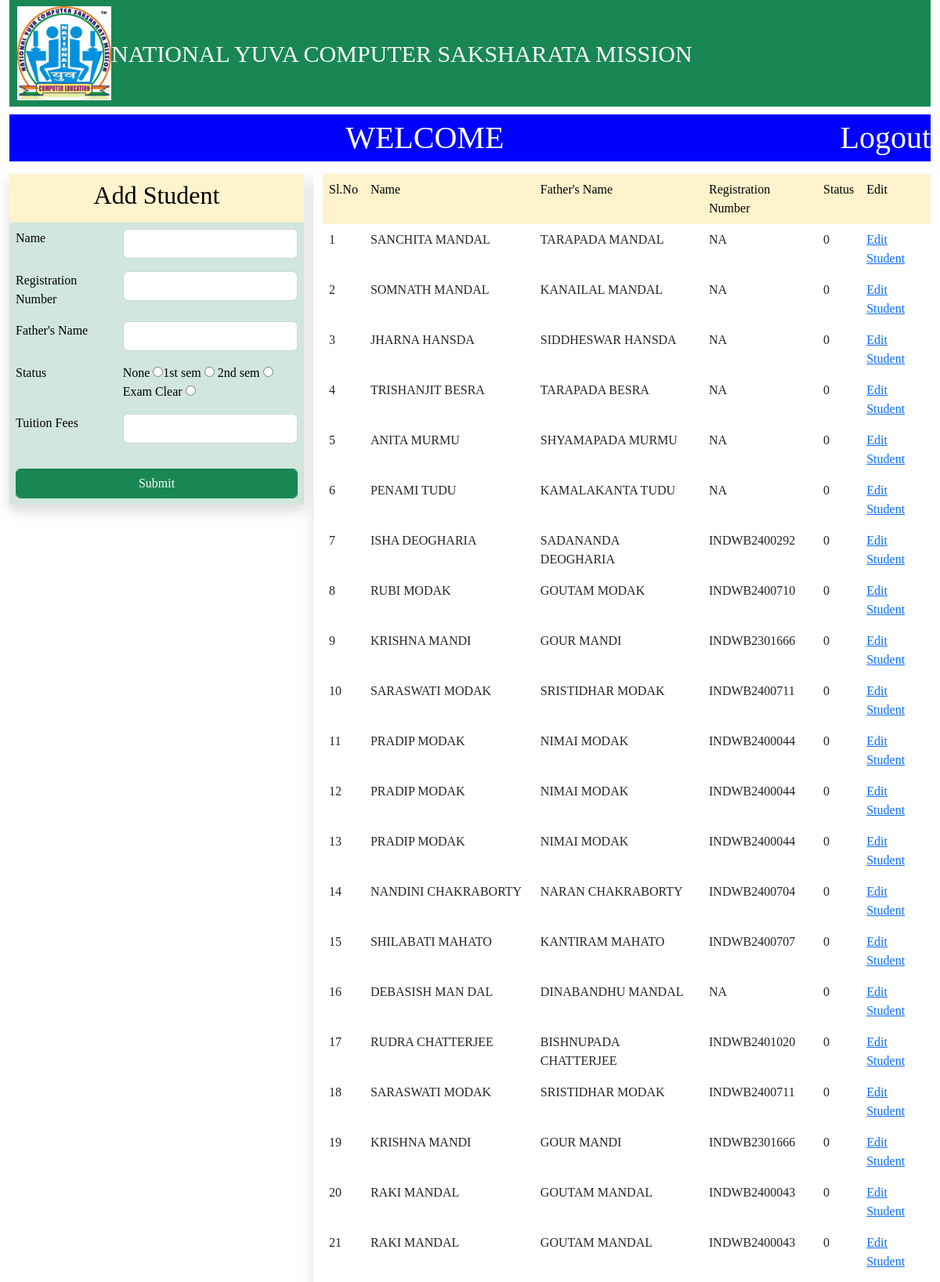
The app's page /admin/add_stu.php (upper part) with its own data.
### tables this page shows
CREATE TABLE `user` (
  `id` bigint(20) NOT NULL,
  `username` varchar(40) NOT NULL,
  `password` varchar(40) NOT NULL,
  `f_name` varchar(25) NOT NULL,
  `m_name` varchar(25) NOT NULL,
  `dob` date NOT NULL DEFAULT current_timestamp(),
  `mob` int(11) NOT NULL,
  `file` varchar(300) NOT NULL,
  `status` int(11) NOT NULL,
  `serial` bigint(20) NOT NULL,
  `date` date NOT NULL DEFAULT current_timestamp(),
  `course` varchar(20) NOT NULL,
  `admission_fees` int(11) NOT NULL,
  `Registration_fees` int(11) NOT NULL,
  `Tuituion_fees` int(11) NOT NULL,
  `Late_fees` int(11) NOT NULL,
  `Exam_fees` int(11) NOT NULL,
  `Maintain_fees` int(11) NOT NULL,
  `other_fees` int(11) NOT NULL,
  `total` int(11) NOT NULL
);

### admin/add_stu.php (the view, shortened to what this page needs)
<?php
include_once('connfig.php');
include_once('header.php');
$a = 1;
?>
<!DOCTYPE html>
<html>
<head>
	<link href="https://cdn.jsdelivr.net/npm/bootstrap@5.2.0-beta1/dist/css/bootstrap.min.css" rel="stylesheet">
</head>
<body>
<div class="contioner-fluid">
	<div class="row">
		<div class="col-sm-12">
			<div class="head">
				WELCOME <?php if (isset($_SESSION['username'])){
					echo $username = $_SESSION['username'];
				} ?>
				<a href="logout.php" style="float: right; color: white; text-decoration: none;">Logout</a>
			</div>
			<div class="row">
				<div class="col-sm-4" >
					<form action="add_stucom.php" method="post" class="shadow my-3">
						<center><table class="table table-success table-borderless" >
							<tr class="table-warning" align="center"><td colspan="2"><h2>Add Student</h2></td></tr>
							<tr><td>Name</td><td><input class="form-control" type="text" name="name"></td></tr>
							<tr><td>Registration Number</td><td><input class="form-control" type="text" name="reg" ></td></tr>
							<tr><td>Father's Name</td><td><input class="form-control" type="text" name="f_name" ></td></tr>
							<tr><td>Status</td><td>None <input type="radio" name="status" value="0">1st sem <input type="radio" name="status" value="1"> 2nd sem <input type="radio" name="status" value="2">Exam Clear <input type="radio" name="status" value="3"></td></tr>
							<tr><td>Tuition Fees</td><td><input class="form-control" type="text" name="Tuition_fees" ></td></tr>
							<tr><td colspan="2"></td></tr>
							<tr align="center"><td colspan="2"><input class="btn btn-success form-control" type="submit" name="submit" value="Submit"></td></tr>
						</table></center>
					</form>
				</div>
				<div class="col-sm-8 shadow my-3">
					<table class="table table-borderless">
						<tr class="table-warning"><td>Sl.No </td><td>Name</td><td>Father's Name</td> <td>Registration Number</td><td>Status</td><td>Edit</td></tr>
						<?php
						$quess = "SELECT * FROM user order by id desc";
						$run = mysqli_query($conn,$quess);
						while($rows = mysqli_fetch_assoc($run)){
						echo "<tr><td>";
						echo $a++;
						echo "</td><td>";
						echo $rows['username'];
						echo "</td><td>";
						echo $rows['f_name'];
						echo "</td><td>";
						echo $rows['password'];
						echo "</td><td>";
						echo $rows['status'];
						echo"</td><td><a href='add_stuc.php?id=$rows[id]'>Edit Student</a></td></tr>";
								?>
					<?php  } ?>
					</table>
				</div>
			</div>
		</div>
	</div>
</div>
</body>
</html>

### admin/header.php (style rules this page uses)
* { font-family: Apple Chancery; }

### admin/add_stu.php (style rules this page uses)
.head { margin-top: 10px; background-color: blue; color:white; font-size: 40px; text-align: center; }

### records on screen
user: username "SANCHITA MANDAL", f_name "TARAPADA MANDAL", password "NA", status "0"
user: username "SOMNATH MANDAL", f_name "KANAILAL MANDAL", password "NA", status "0"
user: username "JHARNA HANSDA", f_name "SIDDHESWAR HANSDA", password "NA", status "0"
user: username "TRISHANJIT BESRA", f_name "TARAPADA BESRA", password "NA", status "0"
user: username "ANITA MURMU", f_name "SHYAMAPADA MURMU", password "NA", status "0"
user: username "PENAMI TUDU", f_name "KAMALAKANTA TUDU", password "NA", status "0"
user: username "ISHA DEOGHARIA", f_name "SADANANDA DEOGHARIA", password "INDWB2400292", status "0"
user: username "RUBI MODAK", f_name "GOUTAM MODAK", password "INDWB2400710", status "0"
user: username "KRISHNA MANDI", f_name "GOUR MANDI", password "INDWB2301666", status "0"
user: username "SARASWATI MODAK", f_name "SRISTIDHAR MODAK", password "INDWB2400711", status "0"
user: username "PRADIP MODAK", f_name "NIMAI MODAK", password "INDWB2400044", status "0"
user: username "PRADIP MODAK", f_name "NIMAI MODAK", password "INDWB2400044", status "0"
user: username "PRADIP MODAK", f_name "NIMAI MODAK", password "INDWB2400044", status "0"
user: username "NANDINI CHAKRABORTY", f_name "NARAN CHAKRABORTY", password "INDWB2400704", status "0"
user: username "SHILABATI MAHATO", f_name "KANTIRAM MAHATO", password "INDWB2400707", status "0"
user: username "DEBASISH MAN DAL", f_name "DINABANDHU MANDAL", password "NA", status "0"
user: username "RUDRA CHATTERJEE", f_name "BISHNUPADA CHATTERJEE", password "INDWB2401020", status "0"
user: username "SARASWATI MODAK", f_name "SRISTIDHAR MODAK", password "INDWB2400711", status "0"
user: username "KRISHNA MANDI", f_name "GOUR MANDI", password "INDWB2301666", status "0"
user: username "RAKI MANDAL", f_name "GOUTAM MANDAL", password "INDWB2400043", status "0"
user: username "RAKI MANDAL", f_name "GOUTAM MANDAL", password "INDWB2400043", status "0"
